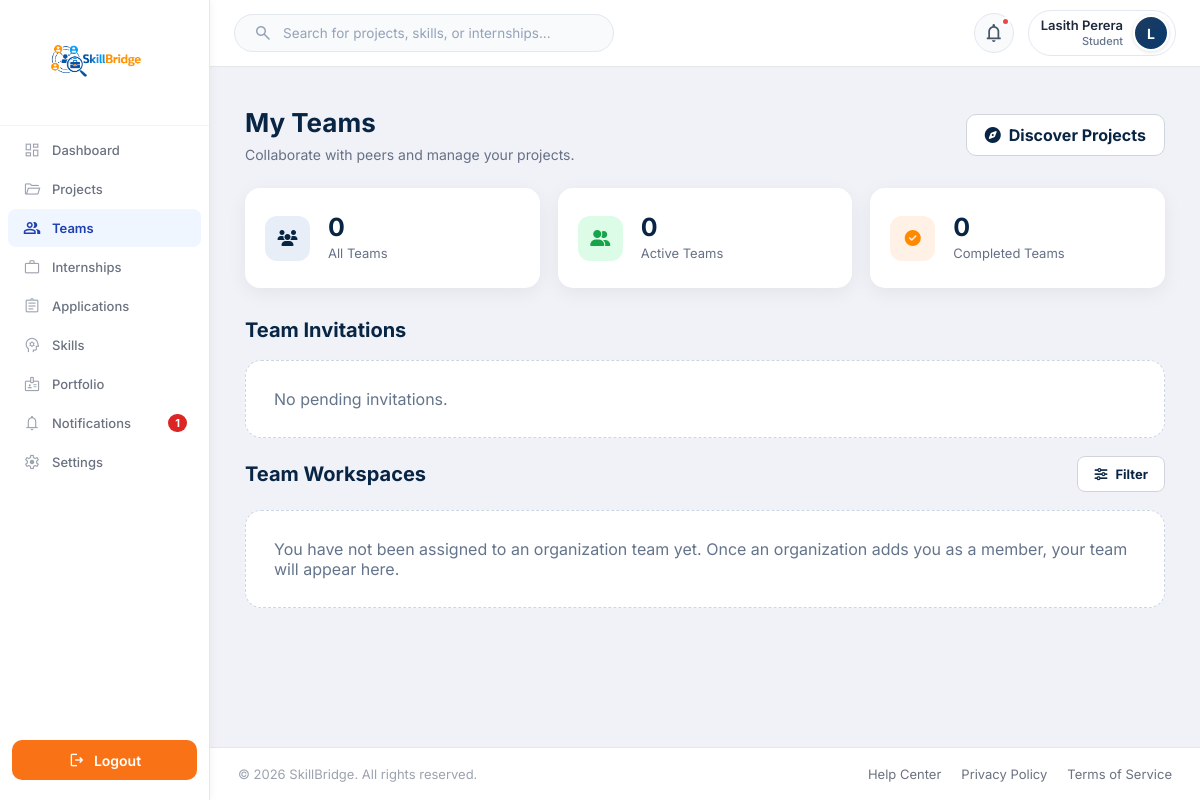
The app's page /Functions/Student/teams.php (signed in), older data.
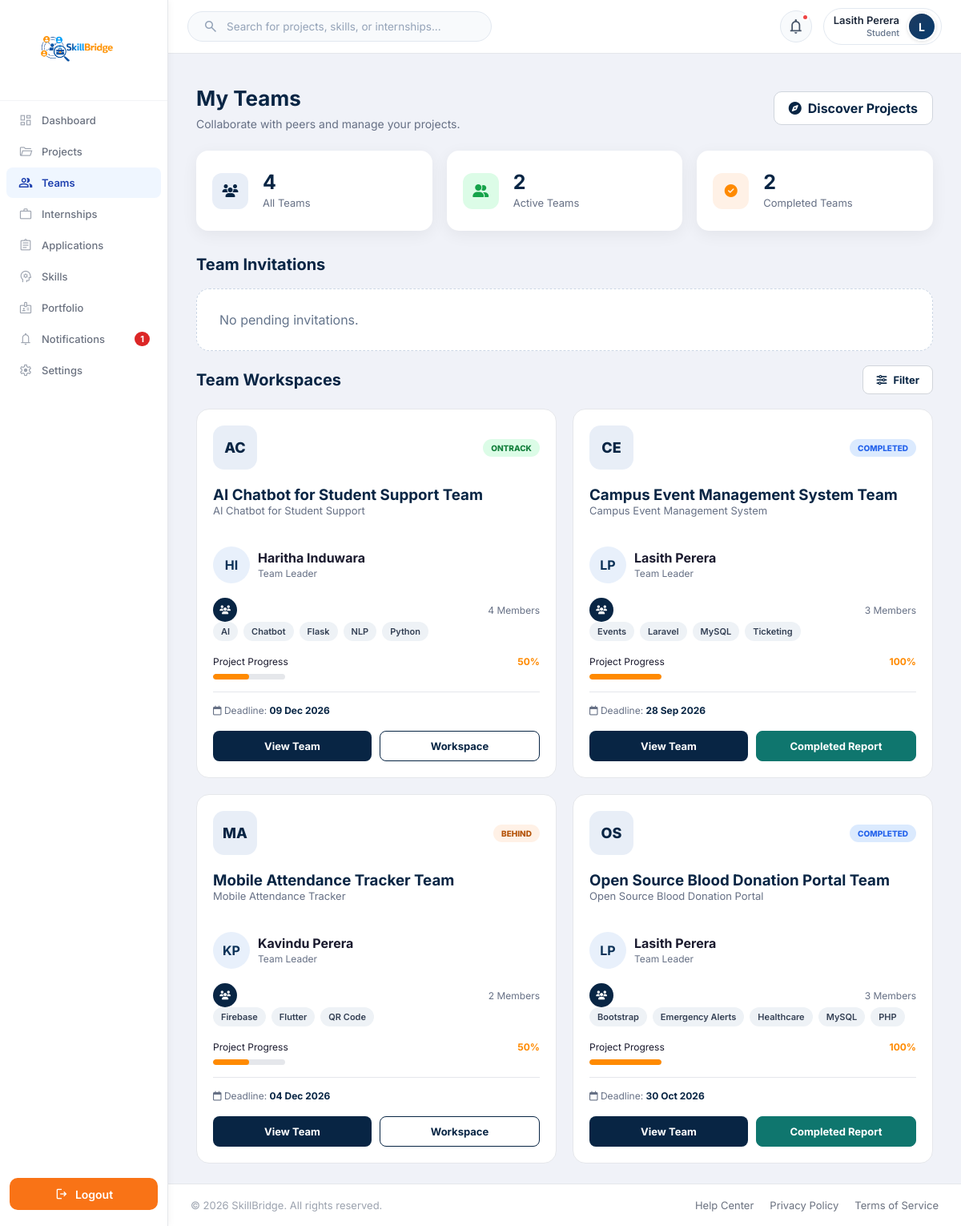
The same page, newer data.
### tables this page shows
CREATE TABLE `org_teams` (
  `id` int(11) NOT NULL,
  `project_id` int(11) NOT NULL,
  `name` varchar(100) NOT NULL,
  `leader_email` varchar(100) NOT NULL,
  `deadline` date DEFAULT NULL,
  `status` varchar(20) NOT NULL DEFAULT 'ontrack',
  `created_at` timestamp NOT NULL DEFAULT current_timestamp()
);

CREATE TABLE `projects` (
  `id` int(11) NOT NULL,
  `organization_email` varchar(100) NOT NULL,
  `category_id` int(11) DEFAULT NULL,
  `title` varchar(255) NOT NULL,
  `icon` varchar(50) DEFAULT '?',
  `description` text DEFAULT NULL,
  `learning_objectives` text DEFAULT NULL,
  `expected_outcomes` text DEFAULT NULL,
  `difficulty` varchar(30) DEFAULT 'Intermediate',
  `duration_weeks` int(11) DEFAULT NULL,
  `members` int(11) DEFAULT 1,
  `preferred_year` varchar(20) DEFAULT 'Any Year',
  `deadline` date DEFAULT NULL,
  `visibility` varchar(20) DEFAULT 'Public',
  `status` varchar(30) DEFAULT 'reviewing',
  `posted_at` timestamp NOT NULL DEFAULT current_timestamp()
);

### Functions/Student/team_bootstrap.php (called while the page is built, shortened)
<?php
require_once __DIR__ . '/../../Config/db.php';
require_once __DIR__ . '/../../Session/Session.php';
require_once __DIR__ . '/../../Backend/TeamWorkspace.php';
require_once __DIR__ . '/../../Backend/Student/StudentTeamRepository.php';
$user = current_user();
$email = $user['Email'] ?? $user['email'] ?? null;
$teamRepository = new StudentTeamRepository($conn);

### Session/Session.php (called while the page is built, shortened)
<?php
function current_user()
{
    return $_SESSION['user'] ?? null;
}

### Backend/Student/StudentTeamRepository.php (called while the page is built, shortened)
<?php
require_once __DIR__ . '/../TeamWorkspace.php';
final class StudentTeamRepository
{
    private function rows(string $sql, string $types = '', array $values = []): array
    {
        $stmt = $this->db->prepare($sql);
        try {
            if ($types !== '') {
                $stmt->bind_param($types, ...$values);
            }
            $stmt->execute();
            $res = $stmt->get_result();
            return $res ? $res->fetch_all(MYSQLI_ASSOC) : [];
        } finally {
            $stmt->close();
        }
    }
    private function hasTable(string $table): bool
    {
        $stmt = $this->db->prepare('SELECT COUNT(*) AS total FROM information_schema.TABLES WHERE TABLE_SCHEMA = DATABASE() AND TABLE_NAME = ?');
        $stmt->bind_param('s', $table);
        $stmt->execute();
        $found = (int) $stmt->get_result()->fetch_assoc()['total'] > 0;
        return $found;
    }
    private function hasColumn(string $table, string $column): bool
    {
        $stmt = $this->db->prepare('SELECT COUNT(*) AS total FROM information_schema.COLUMNS WHERE TABLE_SCHEMA = DATABASE() AND TABLE_NAME = ? AND COLUMN_NAME = ?');
        $stmt->bind_param('ss', $table, $column);
        $stmt->execute();
        $found = (int) $stmt->get_result()->fetch_assoc()['total'] > 0;
        return $found;
    }
    public function ensureTeamsFromStudentProjects(string $email): void
    {
        if (!$this->hasTable('student_projects') || !$this->hasTable('org_teams') || !$this->hasTable('org_team_members')) {
            return;
        }
        $projects = $this->rows(
            "SELECT DISTINCT sp.project_id, p.title, p.deadline, p.status AS project_status
             FROM student_projects sp
             JOIN projects p ON p.id = sp.project_id
             WHERE LOWER(sp.Email) = LOWER(?)",
            's',
            [$email]
        );
        foreach ($projects as $pr) {
            $pid = (int) $pr['project_id'];
            $inTeam = $this->rows(
                "SELECT t.id FROM org_teams t
                 JOIN org_team_members m ON m.team_id = t.id
                 WHERE t.project_id = ? AND LOWER(m.Email) = LOWER(?)",
                'is',
                [$pid, $email]
            );
            if ($inTeam) {
                continue;
            }
            $existingTeam = $this->rows("SELECT id FROM org_teams WHERE project_id = ? ORDER BY id ASC LIMIT 1", 'i', [$pid]);
            if ($existingTeam) {
                $teamId = (int) $existingTeam[0]['id'];
                $roleRow = $this->rows("SELECT role FROM student_projects WHERE project_id = ? AND LOWER(Email) = LOWER(?) LIMIT 1", 'is', [$pid, $email]);
                $role = $roleRow[0]['role'] ?? 'Member';
                $ins = $this->db->prepare("INSERT IGNORE INTO org_team_members (team_id, Email, role) VALUES (?, ?, ?)");
                $ins->bind_param('iss', $teamId, $email, $role);
                $ins->execute();
                $ins->close();
                twRefreshStatus($this->db, $teamId);
            } else {
                $assigned = $this->rows("SELECT Email, role, status FROM student_projects WHERE project_id = ? ORDER BY student_project_id ASC", 'i', [$pid]);
                $leaderEmail = strtolower((string) $assigned[0]['Email']);
                $teamName = mb_substr(trim((string) $pr['title']) . ' Team', 0, 100);
                $deadline = !empty($pr['deadline']) ? $pr['deadline'] : date('Y-m-d', strtotime('+30 days'));
                $allCompleted = true;
                foreach ($assigned as $a) {
                    if (strtolower((string) $a['status']) !== 'completed') {
                        $allCompleted = false;
                    }
                }
                $initStatus = $allCompleted ? 'completed' : 'ontrack';
                $insTeam = $this->db->prepare("INSERT INTO org_teams (project_id, name, leader_email, deadline, status) VALUES (?, ?, ?, ?, ?)");
                $insTeam->bind_param('issss', $pid, $teamName, $leaderEmail, $deadline, $initStatus);
                if ($insTeam->execute()) {
                    $newTeamId = (int) $this->db->insert_id;
                    $insMem = $this->db->prepare("INSERT IGNORE INTO org_team_members (team_id, Email, role) VALUES (?, ?, ?)");
                    foreach ($assigned as $a) {
                        $mEmail = strtolower(trim((string) $a['Email']));
                        $mRole = trim((string) ($a['role'] ?: ($mEmail === $leaderEmail ? 'Team Leader' : 'Member')));
                    }
                }
            }
        }
    }
    public function teams(string $email): array
    {
        $this->ensureTeamsFromStudentProjects($email);
        $organization = $this->hasColumn('projects', 'company') ? 'p.company' : 'o.Name';
        $skills = $this->hasColumn('org_teams', 'skills') ? 't.skills' : 'NULL';
        $technology = $this->hasColumn('projects', 'tech_stack') ? 'p.tech_stack' : '(SELECT GROUP_CONCAT(ps.skill_name SEPARATOR ", ") FROM project_skills ps WHERE ps.project_id = p.id)';
        $organizationJoin = $this->hasColumn('projects', 'company') ? '' : 'LEFT JOIN organization o ON o.Email = p.organization_email';
        $sql = "SELECT t.id, t.name, t.status, t.deadline, t.leader_email, t.project_id, t.created_at,
                       {$skills} AS team_skills, {$technology} AS tech_stack,
                       p.title AS project_title, p.description AS project_description,
                       {$organization} AS organization_name, m.role AS member_role,
                       COALESCE(s.Name, t.leader_email) AS leader_name,
                       (SELECT COUNT(*) FROM org_team_members x WHERE x.team_id = t.id) AS member_count,
                       (SELECT ROUND(AVG(sp.progress)) FROM student_projects sp
                        JOIN org_team_members om ON LOWER(om.Email) = LOWER(sp.Email) AND om.team_id = t.id
                        WHERE sp.project_id = t.project_id) AS sp_progress
                FROM org_team_members m
                JOIN org_teams t ON t.id = m.team_id
                JOIN projects p ON p.id = t.project_id
                {$organizationJoin}
                LEFT JOIN student s ON LOWER(s.Email) = LOWER(t.leader_email)
                WHERE LOWER(m.Email) = LOWER(?)
                ORDER BY t.created_at DESC, t.id DESC";
        $teams = $this->rows($sql, 's', [$email]);
        foreach ($teams as &$team) {
            $tid = (int) $team['id'];
            $stRow = $this->rows("SELECT status FROM org_teams WHERE id = ?", 'i', [$tid]);
            $teamTasks = twTasks($this->db, $tid);
        }
        return $teams;
    }
}

### Backend/TeamWorkspace.php (called while the page is built, shortened)
<?php
function twHasTaskFiles(mysqli $conn): bool
{
    static $has = null;
    if ($has === null) {
        try {
            $res = $conn->query("SHOW COLUMNS FROM team_files LIKE 'task_id'");
            $has = $res && $res->num_rows > 0;
        } catch (Throwable $e) {
            $has = false;
        }
    }
    return $has;
}
function twRefreshStatus(mysqli $conn, int $teamId): void
{
    $q = $conn->prepare("UPDATE org_teams t SET t.status = " . TW_STATUS_SQL . " WHERE t.id = ?");
}
function twSyncProgress(mysqli $conn, string $where, string $type, $value): void
{
    try {
        $q = $conn->prepare(TW_PROGRESS_SQL . $where);
    } catch (Throwable $e) {
    }
}
function twTasks(mysqli $conn, int $teamId): array
{
    $fileCount = twHasTaskFiles($conn) ? "(SELECT COUNT(*) FROM team_files f WHERE f.task_id = t.task_id)" : "0";
    $q = $conn->prepare("SELECT t.task_id, t.title, t.description, t.status, LOWER(t.assigned_to) AS assignee,
                                s.Name AS assignee_name, t.due_date, $fileCount AS file_count
                         FROM team_tasks t LEFT JOIN student s ON LOWER(s.Email) = LOWER(t.assigned_to)
                         WHERE t.team_id = ? ORDER BY t.task_id");
    $q->bind_param("i", $teamId);
    $q->execute();
    $out = [];
    foreach ($q->get_result()->fetch_all(MYSQLI_ASSOC) as $t) {
        $col = array_search($t['status'], TW_STATUS, true) ?: 'todo';
        $out[] = [
            'id' => (int)$t['task_id'], 'title' => $t['title'], 'description' => $t['description'] ?? '',
            'col' => $col, 'assignee' => $t['assignee'] ?? '', 'who' => $t['assignee_name'] ?? '',
            'due' => $t['due_date'] ?? '', 'files' => (int)$t['file_count'],
            'progress' => ['todo' => 0, 'progress' => 50, 'review' => 100, 'done' => 100][$col],
        ];
    }
    return $out;
}

### Functions/Student/teams.php (the view, shortened to what the changed rows need)
<?php
require_once __DIR__ . '/team_bootstrap.php';
$teams = $teamRepository->teams($email);
$activeTeams = array_filter($teams, static fn($team) => !in_array(strtolower((string) $team['status']), ['completed', 'complete', 'done'], true));
$completedTeams = array_filter($teams, static fn($team) => in_array(strtolower((string) $team['status']), ['completed', 'complete', 'done'], true));
$extra_css = '<link rel="stylesheet" href="../../Assets/CSS/Student/teams.css?v=' . filemtime(__DIR__ . '/../../Assets/CSS/Student/teams.css') . '">';
include __DIR__ . '/../../Includes/student_sidebar.php';
include __DIR__ . '/../../Includes/dash_header.php';
?>
<main class="content teams-page">
    <section class="teams-header">
        <div>
            <h1>My Teams</h1>
        </div>
    </section>
    <section class="team-stat-grid">
        <div class="team-stat-card"><div class="stat-icon"><i class="fa-solid fa-users"></i></div><div><h3><?= count($teams) ?></h3><p>All Teams</p></div></div>
        <div class="team-stat-card"><div class="stat-icon green"><i class="fa-solid fa-user-group"></i></div><div><h3><?= count($activeTeams) ?></h3><p>Active Teams</p></div></div>
        <div class="team-stat-card"><div class="stat-icon orange"><i class="fa-solid fa-circle-check"></i></div><div><h3><?= count($completedTeams) ?></h3><p>Completed Teams</p></div></div>
    </section>
    <section class="invitation-section">
        <h2>Team Invitations</h2>
    </section>
    <section class="active-team-section">
        <div class="section-title tm-head-bar">
            <h2>Team Workspaces</h2>
            <div class="tm-filter-wrap">
            </div>
        </div>
        <?php if ($teams): ?>
            <div class="teams-grid" id="studentTeamsGrid">
                <?php $tmOrder = 0; foreach ($teams as $team): ?>
                    <?php
                    $rawStatus = strtolower((string) $team['status']);
                    $isCompleted = in_array($rawStatus, ['completed', 'complete', 'done'], true);
                    if ($isCompleted) {
                        $stateKey = 'completed';
                        $badge = 'status-complete';
                    } elseif (in_array($rawStatus, ['delayed', 'atrisk', 'at_risk', 'blocked', 'behind'], true)) {
                        $stateKey = 'behind';
                        $badge = 'status-warning';
                    } else {
                        $stateKey = 'ontrack';
                        $badge = 'status-track';
                    }
                    $searchText = strtolower(
                        ($team['name'] ?? '') . ' ' .
                        ($team['project_title'] ?? '') . ' ' .
                        ($team['leader_name'] ?? '') . ' ' .
                        ($team['organization_name'] ?? '') . ' ' .
                        implode(' ', $team['technologies'] ?? [])
                    );
                    $deadlineTs = !empty($team['deadline']) ? (int) strtotime((string) $team['deadline']) : 0;
                    $report = twReport($conn, (int) $team['id']);
                    ?>
                    <article class="student-team-card"
                             data-state="<?= teamEsc($stateKey) ?>"
                             data-search="<?= teamEsc($searchText) ?>"
                             data-order="<?= $tmOrder++ ?>"
                             data-deadline="<?= $deadlineTs ?>"
                             data-progress="<?= (int) $team['progress'] ?>">
                        <div class="card-top">
                            <div class="team-logo"><?= teamEsc(teamInitials((string) $team['name'])) ?></div>
                            <span class="<?= $badge ?>"><?= teamEsc(strtoupper(teamStatus((string) $team['status']))) ?></span>
                        </div>
                        <h3><?= teamEsc($team['name']) ?></h3>
                        <p class="project-name"><?= teamEsc($team['project_title']) ?></p>
                        <div class="leader">
                            <span class="team-person-initial"><?= teamEsc(teamInitials((string) $team['leader_name'])) ?></span>
                            <div><strong><?= teamEsc($team['leader_name']) ?></strong><p>Team Leader</p></div>
                        </div>
                        <div class="members"><div><span class="team-member-count-icon"><i class="fa-solid fa-users"></i></span></div><p><?= (int) $team['member_count'] ?> Members</p></div>
                        <div class="skills">
                            <?php foreach (array_slice($team['technologies'], 0, 5) as $skill): ?><span><?= teamEsc($skill) ?></span><?php endforeach; ?>
                        </div>
                        <div class="progress-area">
                            <div class="progress-label"><span>Project Progress</span><strong><?= (int) $team['progress'] ?>%</strong></div>
                            <div class="progress-bar"><div style="width: <?= (int) $team['progress'] ?>%"></div></div>
                        </div>
                        <div class="deadline"><i class="fa-regular fa-calendar"></i> Deadline: <strong><?= teamEsc(teamDate($team['deadline'])) ?></strong></div>
                        <div class="card-buttons">
                            <a href="view_team.php?id=<?= (int) $team['id'] ?>">View Team</a>
                            <?php if ($isCompleted && $report && !empty($report['path'])): ?>
                                <a href="../../<?= teamEsc($report['path']) ?>" download style="background:#0f766e; color:#fff; border-color:#0f766e;">Completed Report</a>
                            <?php else: ?>
                                <a href="team_workspace.php?id=<?= (int) $team['id'] ?>">Workspace</a>
                            <?php endif; ?>
                        </div>
                    </article>
                <?php endforeach; ?>
            </div>
        <?php else: ?>
            <div class="team-empty-state">You have not been assigned to an organization team yet. Once an organization adds you as a member, your team will appear here.</div>
        <?php endif; ?>
    </section>
</main>
<?php include __DIR__ . '/../../Includes/dash_footer.php'; ?>

Row changes from the older to the newer data that the page shows:
added org_teams: name "AC", status "ONTRACK", name "AI Chatbot for Student Support Team", project.title "AI Chatbot for Student Support", leader_name "HI", leader_name "Haritha Induwara", member_count "4", skill "AI", skill "Chatbot", skill "Flask", skill "NLP", skill "Python", progress "50", deadline "09 Dec 2026"
added org_teams: name "CE", status "COMPLETED", name "Campus Event Management System Team", project.title "Campus Event Management System", leader_name "LP", leader_name "Lasith Perera", member_count "3", skill "Events", skill "Laravel", skill "MySQL", skill "Ticketing", progress "100", deadline "28 Sep 2026"
added org_teams: name "MA", status "BEHIND", name "Mobile Attendance Tracker Team", project.title "Mobile Attendance Tracker", leader_name "KP", leader_name "Kavindu Perera", member_count "2", skill "Firebase", skill "Flutter", skill "QR Code", progress "50", deadline "04 Dec 2026"
added org_teams: name "OS", status "COMPLETED", name "Open Source Blood Donation Portal Team", project.title "Open Source Blood Donation Portal", leader_name "LP", leader_name "Lasith Perera", member_count "3", skill "Bootstrap", skill "Emergency Alerts", skill "Healthcare", skill "MySQL", skill "PHP", progress "100", deadline "30 Oct 2026"
Text that changed along with them:
count($teams): "0" → "4"
count($activeTeams): "0" → "2"
count($completedTeams): "0" → "2"
text no longer shown: "You have not been assigned to an organization team yet. Once an organization adds you as a member, your team will appear here."
